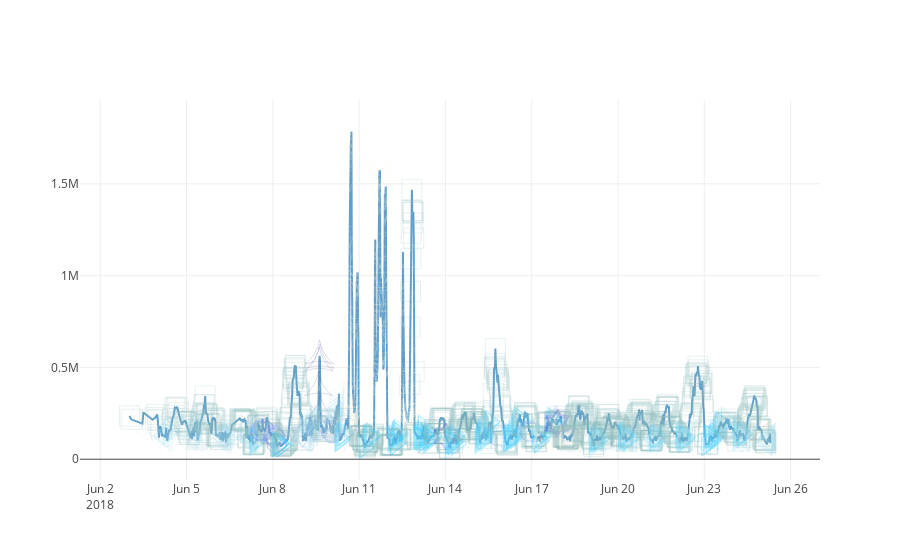

Write notebook code for a chart like this one.
### Code cell
iplot(
        {
    
            'data':[
                {'type':'scatter',
                'x':df['date'],
                'y':df['views'],
                'opacity':.7,
                 
                 'mode':'markers+lines',
                'marker':{'symbol':df['game'].map(lambda game: gameshape[game]),
                          'size':20,
                          'line':{'width':.2,
                                'color':'#17202A'},
                                  'color':df['game'].map(lambda game: gamedict[game])}}
            ]
    }
)

### Figure 1 — Plotly figure (JSON) as saved in the notebook; plotly's stock layout.template omitted (floating-point values rounded to 4 significant figures; data arrays with more than 128 entries replaced by an {"elided": "..."} marker saying what was removed)
{"data": [{"marker": {"color": {"elided": "1785 str values"}, "line": {"color": "#17202A", "width": 0.2}, "size": 20, "symbol": {"elided": "1785 int values"}}, "mode": "markers+lines", "opacity": 0.7, "type": "scatter", "uid": "89053ad1-1540-4fb5-875d-490b3f3ccf64", "x": {"elided": "1785 str values"}, "y": {"elided": "1785 int values"}}], "layout": {}}
